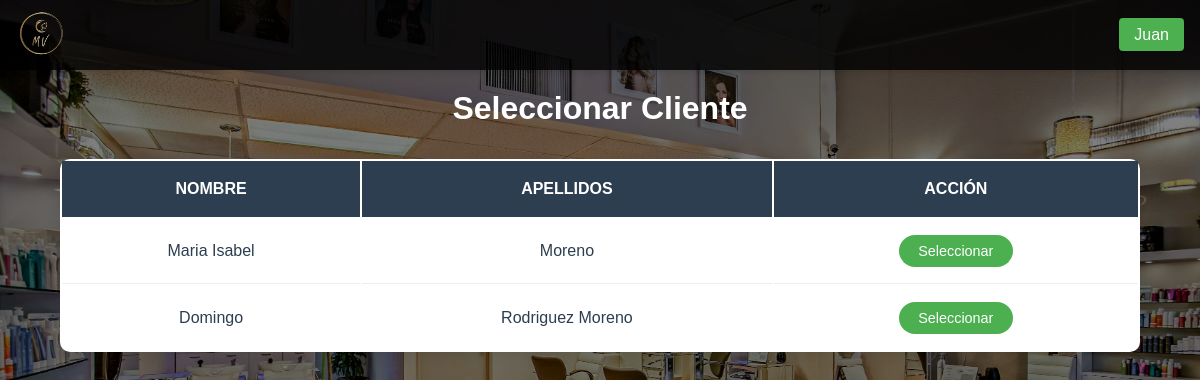
/paginas/seleccionar_cliente.php (signed in), run on the app's committed database.
### tables this page shows
CREATE TABLE `clientes` (
  `id_cliente` int NOT NULL AUTO_INCREMENT,
  `email` varchar(100) DEFAULT NULL,
  `telefono` varchar(15) DEFAULT NULL,
  `nombre` varchar(100) NOT NULL,
  `apellidos` varchar(100) NOT NULL,
  `contraseña` varchar(255) NOT NULL,
  PRIMARY KEY (`id_cliente`),
  UNIQUE KEY `email` (`email`),
  UNIQUE KEY `telefono` (`telefono`)
);

### paginas/seleccionar_cliente.php (the view, shortened to what this page needs)
<!DOCTYPE html>
<html lang="es">
<head>
    <link rel="stylesheet" href="/TFGPeluqueria/css/styles.css">
</head>
<body>
    <?php
        require_once $_SERVER['DOCUMENT_ROOT'] . '/TFGPeluqueria/funcionalidades/conexion.php';
        include $_SERVER['DOCUMENT_ROOT'] . '/TFGPeluqueria/plantillas/navbar.php';
        try {
            $stmt = $conn->query("SELECT id_cliente, nombre, apellidos FROM clientes");
            $clientes = $stmt->fetchAll(PDO::FETCH_ASSOC);
        } catch (PDOException $e) {
            die("Error al obtener clientes: " . $e->getMessage());
        }
    ?>
    <div class="contenedor-principal">
        <h1>Seleccionar Cliente</h1>
        <table class="tabla-citas">
            <thead>
                <tr>
                    <th>Nombre</th>
                    <th>Apellidos</th>
                    <th>Acción</th>
                </tr>
            </thead>
            <tbody>
                <?php foreach ($clientes as $cliente): ?>
                    <tr>
                        <td><?= htmlspecialchars($cliente['nombre']) ?></td>
                        <td><?= htmlspecialchars($cliente['apellidos']) ?></td>
                        <td>
                            <a href="/TFGPeluqueria/paginas/coger_citas.php?id_cliente=<?= $cliente['id_cliente'] ?>" class="seleccion-btn">
                                Seleccionar
                            </a>
                        </td>
                    </tr>
                <?php endforeach; ?>
            </tbody>
        </table>
    </div>
</body>
</html>

### css/styles.css (style rules this page uses)
* { margin: 0; padding: 0; box-sizing: border-box; font-family: 'Arial', sans-serif; }
:root { --color-primario: #2c3e50; --color-secundario: #e67e22; --fondo-beige: #FFF8DC; --tabla-dorado: #20d4da; --color-desplegables: rgba(25, 121, 230, 0.459); }
html, body { background-color: #000; color: white; }
body { min-height: 100vh; position: relative; margin: 0; padding: 0; }
body::before { content: ""; position: absolute; top: 0; left: 0; width: 100%; height: 100%; background: linear-gradient(rgba(0, 0, 0, 0.5), rgba(0, 0, 0, 0.5)), url('/TFGPeluqueria/imagenes/Fondo.webp') center/cover; background-attachment: scroll; }
.contenedor-principal, .registros-container { padding-top: 90px; position: relative; color: white; min-height: 100vh; display: flex; flex-direction: column; justify-content: flex-start; align-items: center; text-align: center; }
.tabla-citas { width: 90%; margin: 2rem auto; background: white; border-radius: 10px; box-shadow: 0 2px 15px rgba(0, 0, 0, 0.1); overflow: hidden; overflow-x: auto; }
.tabla-citas th { background-color: var(--color-primario); color: white; padding: 1.2rem; text-align: center; font-weight: 600; text-transform: uppercase; }
.tabla-citas td { padding: 1rem; border-bottom: 1px solid #eeeeee; color: var(--color-primario); }
.tabla-citas tr:last-child td { border-bottom: none; }
.seleccion-btn { background-color: #4CAF50; color: white !important; padding: 0.5rem 1.2rem; border-radius: 20px; transition: all 0.3s ease; border: none; cursor: pointer; font-size: 0.9em; text-decoration: none; display: inline-block; }

### data on the page
clientes: nombre "Maria Isabel", apellidos "Moreno"
clientes: nombre "Domingo", apellidos "Rodriguez Moreno"

### other printed values
$_SESSION['nombre'] "Juan"
